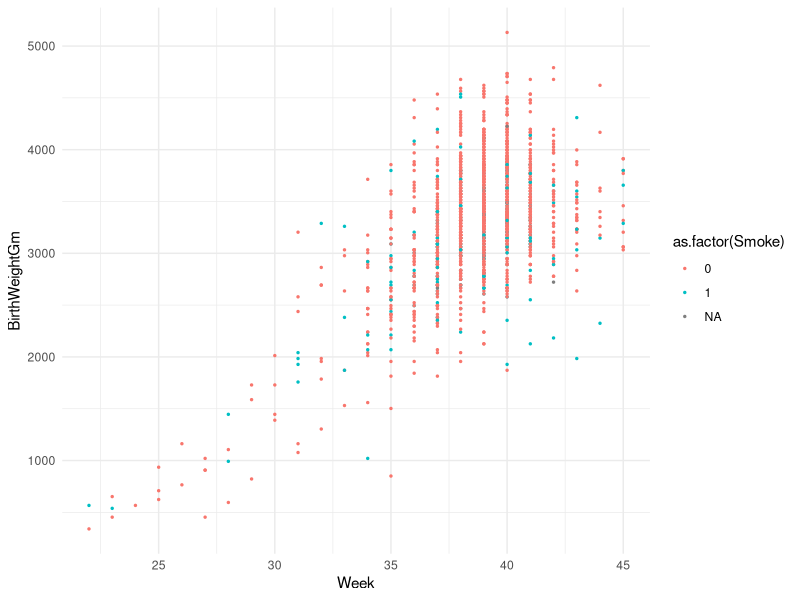
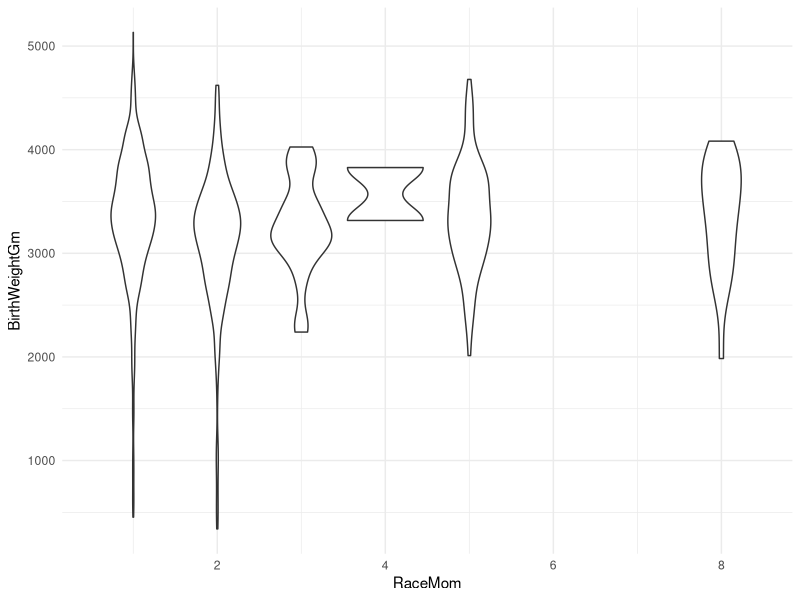
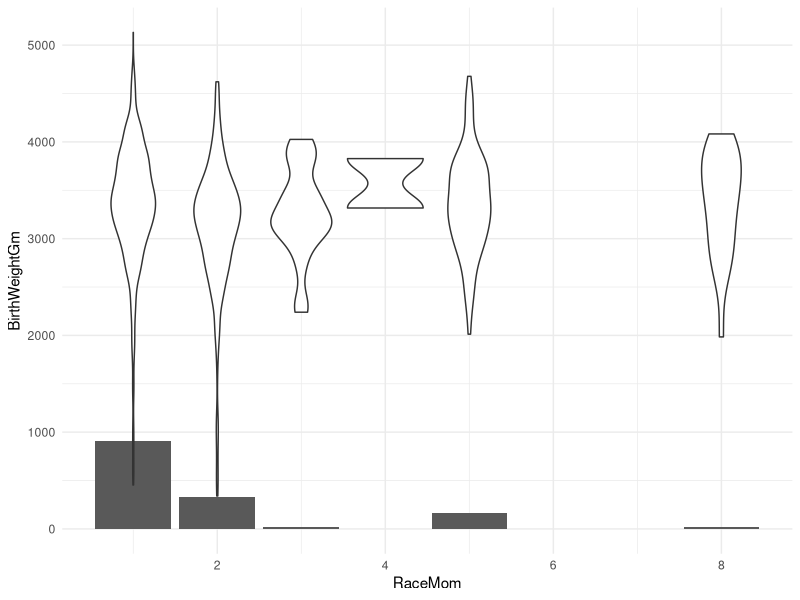
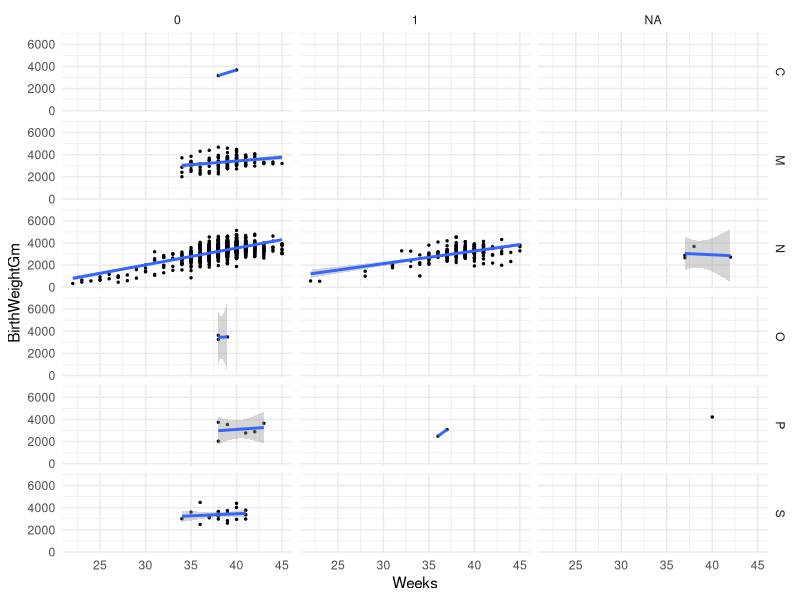

Here is the R script that generated these plots, in order:
library(ggplot2)

births = read.csv("births.csv")

ggplot(births, aes(x=Weeks, y=BirthWeightGm)) + 
  geom_point(size=.5, aes(col=as.factor(Smoke))) +
  theme_minimal() +
  xlab("Week")

birth_plot <- ggplot(births) + theme_minimal()
birth_plot + aes(group=RaceMom, x=RaceMom, y=BirthWeightGm) + geom_violin()

birth_plot + aes(x=RaceMom) + geom_bar() +
  geom_violin(aes(group=RaceMom, y=BirthWeightGm))

birth_plot + aes(x=Weeks, y=BirthWeightGm) + geom_point(size=.5) +
  geom_smooth(method="lm") + facet_grid(vars(HispMom), vars(Smoke))
